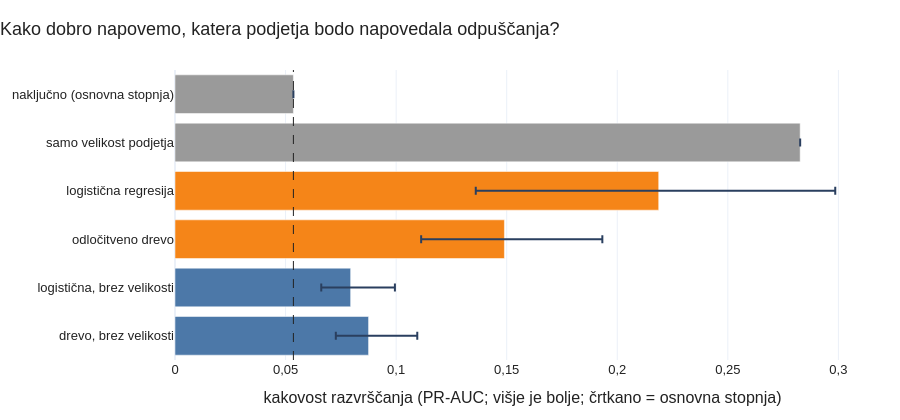

Notebook code cell kept with this figure:
### Code cell
show("3_modeli")

### Figure 1 — Plotly figure (JSON) as saved in the notebook; plotly's stock layout.template omitted (floating-point values rounded to 4 significant figures)
{"data": [{"customdata": ["0,054", "0,283", "0,219", "0,149", "0,079", "0,088"], "error_x": {"array": [0.0, 0.0, 0.07984, 0.04428, 0.02003, 0.02203], "arrayminus": [0.0, 0.0, 0.08273, 0.03765, 0.01328, 0.0148], "symmetric": false, "type": "data"}, "hovertemplate": "%{y}: %{customdata}<extra></extra>", "marker": {"color": ["#9A9A9A", "#9A9A9A", "#F58518", "#F58518", "#4C78A8", "#4C78A8"]}, "orientation": "h", "type": "bar", "x": [0.05354, 0.2827, 0.2187, 0.149, 0.07942, 0.08753], "y": ["naključno (osnovna stopnja)", "samo velikost podjetja", "logistična regresija", "odločitveno drevo", "logistična, brez velikosti", "drevo, brez velikosti"]}], "layout": {"colorway": ["#4C78A8", "#F58518", "#E45756", "#72B7B2", "#54A24B", "#EECA3B", "#B279A2", "#FF9DA6", "#9D755D", "#BAB0AC"], "font": {"color": "#222222", "family": "Arial, Helvetica, sans-serif", "size": 13}, "height": 420, "hoverlabel": {"namelength": -1}, "legend": {"orientation": "h", "x": 0, "y": -0.15, "yanchor": "top"}, "margin": {"b": 60, "l": 60, "r": 30, "t": 70}, "separators": ",.", "shapes": [{"line": {"color": "#222222", "dash": "dash", "width": 1}, "type": "line", "x0": 0.05354, "x1": 0.05354, "xref": "x", "y0": 0, "y1": 1, "yref": "y domain"}], "title": {"text": "Kako dobro napovemo, katera podjetja bodo napovedala odpuščanja?", "x": 0, "xanchor": "left"}, "xaxis": {"title": {"text": "kakovost razvrščanja (PR-AUC; višje je bolje; črtkano = osnovna stopnja)"}}, "yaxis": {"automargin": true, "autorange": "reversed"}}}
